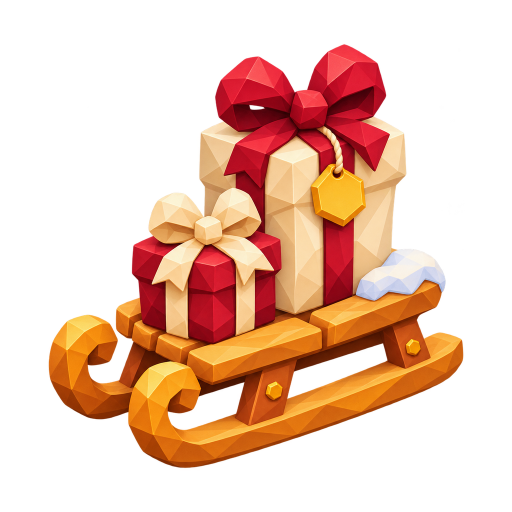
#> input picture design/art/winter-gift-sled-v1/deco_winter_gift_sled.png, 1024 x 1024 px (shown at 1/2 size)
$ python -i package.py   (imports and definitions only)
#> lines starting #> are read from the running program, lines starting #| are printed output that depends on the picture
from pathlib import Path
from PIL import Image, ImageDraw, ImageFont, ImageChops
import json, shutil
P=Path(__file__).resolve().parent
R=P.parent.parent
# [1 line that did not run here, left out]
# [1 line not run here, left out]
def fit(path):
    im=Image.open(path).convert('RGBA')
    box=im.getchannel('A').point(lambda a:255 if a>128 else 0).getbbox()
    assert box
    im=im.crop((max(0,box[0]-8),max(0,box[1]-8),min(im.width,box[2]+8),min(im.height,box[3]+8)))
    im.thumbnail((860,860),Image.Resampling.LANCZOS)
    if max(im.size)<850:
        scale=min(860/im.width,860/im.height)
        im=im.resize((round(im.width*scale),round(im.height*scale)),Image.Resampling.LANCZOS)
    out=Image.new('RGBA',(1024,1024))
    out.alpha_composite(im,((1024-im.width)//2,(1024-im.height)//2))
    return out
checks={}
# [10 lines not run here, left out]

font=ImageFont.truetype(str(R/'outputs/hive-run/assets/Nunito-ExtraBold.ttf'),26)
board=Image.new('RGB',(1200,650),'#FFF6E3')
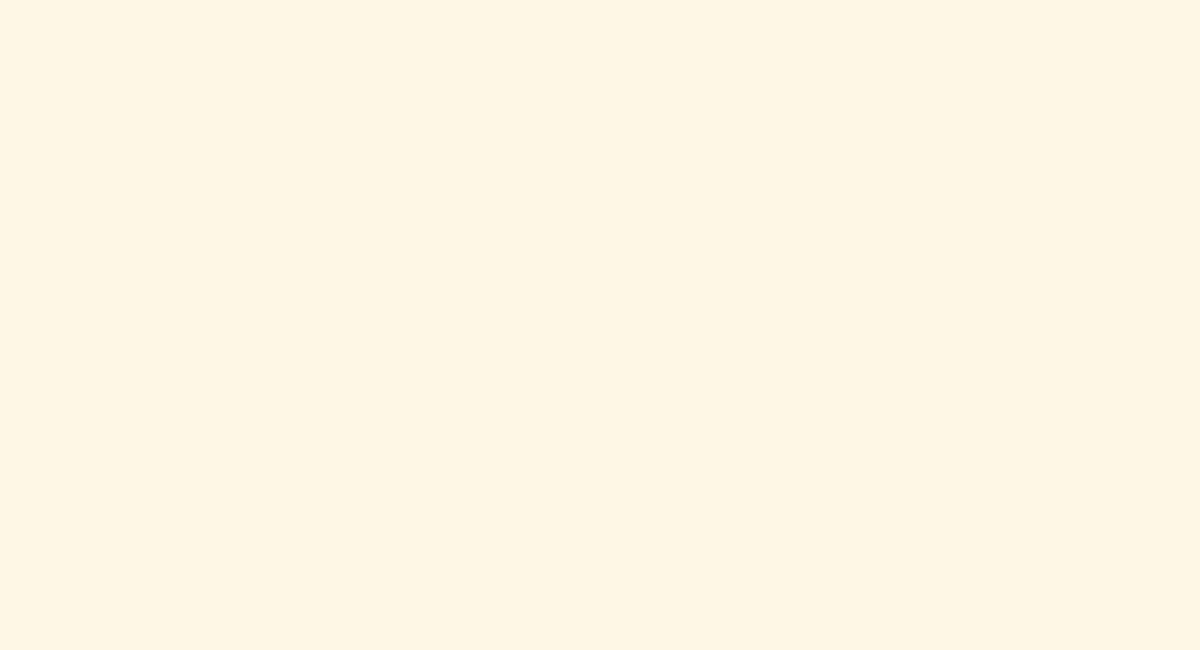
#> board: PIL image 1200x650 RGB; mean R, G, B 255, 246, 227
# [21 lines not run here, left out]

>>> result = fit('deco_winter_gift_sled.png')
#> in fit, im is the input picture: PIL image 1024x1024 RGBA; mean R, G, B, A 79, 42.6, 24.2, 93.8
#> in fit, `box=im.getchannel('A').point(lambda a:255 if a>128 else 0).getbbox()`: box = (98, 89, 926, 936)
#> in fit, `im=im.crop((max(0,box[0]-8),max(0,box[1]-8),min(im.width,box[2]+8),min..`:
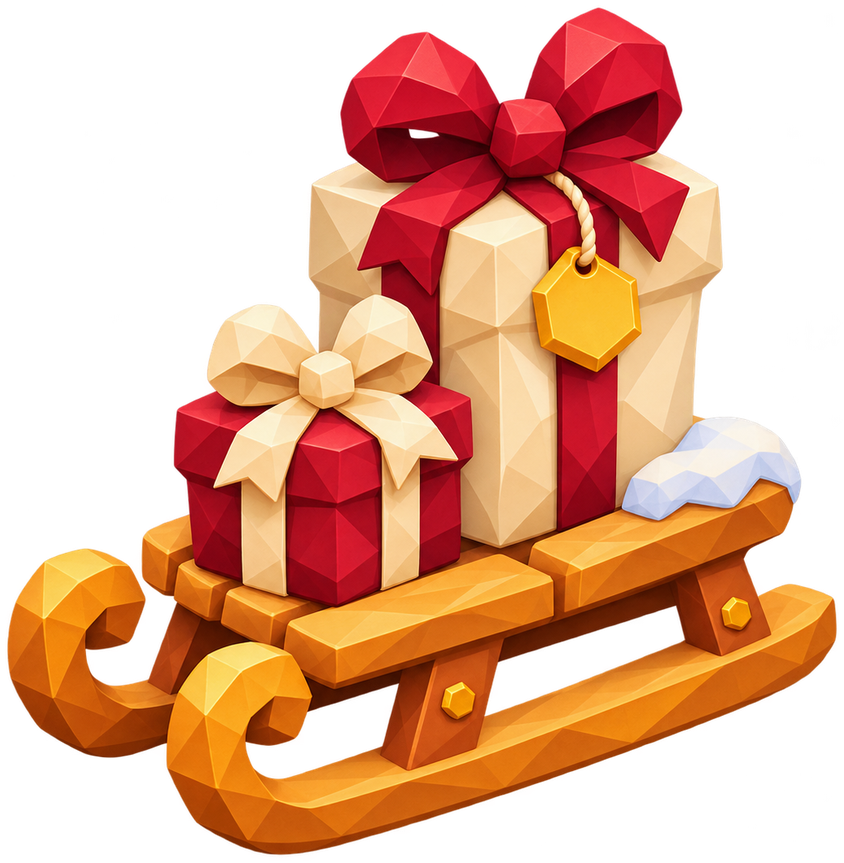
#> im: PIL image 844x863 RGBA; mean R, G, B, A 113.8, 61.4, 34.8, 135; transparent parts drawn white
#> in fit, `out=Image.new('RGBA',(1024,1024))`: out: PIL image 1024x1024 RGBA; every value is 0
#> in fit, `out.alpha_composite(im,((1024-im.width)//2,(1024-im.height)//2))`:
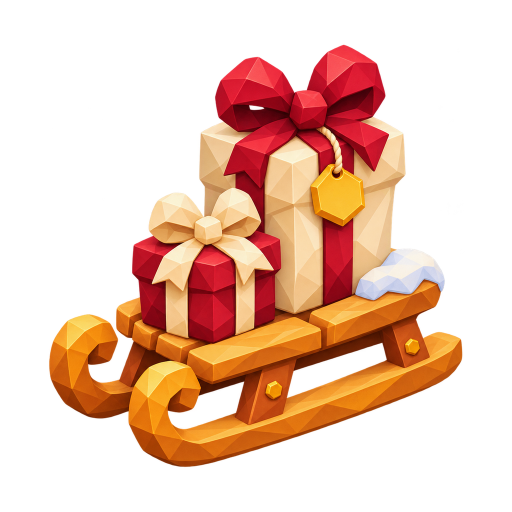
#> out: PIL image 1024x1024 RGBA (shown at 1/2 size); mean R, G, B, A 78.3, 42.2, 23.9, 93.1; transparent parts drawn white
